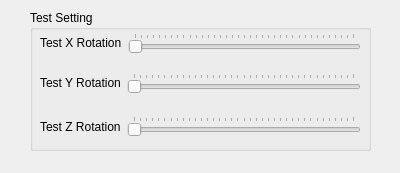
<?xml version="1.0" encoding="UTF-8"?>
<ui version="4.0">
 <class>testGL</class>
 <widget class="QDialog" name="testGL">
  <property name="geometry">
   <rect>
    <x>0</x>
    <y>0</y>
    <width>400</width>
    <height>173</height>
   </rect>
  </property>
  <property name="windowTitle">
   <string>Dialog</string>
  </property>
  <property name="windowIcon">
   <iconset resource="image.qrc">
    <normaloff>:/new/icons/vmvisicon.png</normaloff>:/new/icons/vmvisicon.png</iconset>
  </property>
  <widget class="QGroupBox" name="groupBox">
   <property name="geometry">
    <rect>
     <x>30</x>
     <y>10</y>
     <width>341</width>
     <height>141</height>
    </rect>
   </property>
   <property name="title">
    <string>Test Setting</string>
   </property>
   <widget class="QWidget" name="layoutWidget">
    <property name="geometry">
     <rect>
      <x>10</x>
      <y>20</y>
      <width>321</width>
      <height>26</height>
     </rect>
    </property>
    <layout class="QHBoxLayout" name="horizontalLayout">
     <item>
      <widget class="QLabel" name="labelx">
       <property name="text">
        <string>Test X Rotation</string>
       </property>
      </widget>
     </item>
     <item>
      <widget class="QSlider" name="slidexdir">
       <property name="minimum">
        <number>0</number>
       </property>
       <property name="maximum">
        <number>360</number>
       </property>
       <property name="singleStep">
        <number>3</number>
       </property>
       <property name="orientation">
        <enum>Qt::Horizontal</enum>
       </property>
       <property name="tickPosition">
        <enum>QSlider::TicksAbove</enum>
       </property>
      </widget>
     </item>
    </layout>
   </widget>
   <widget class="QWidget" name="layoutWidget">
    <property name="geometry">
     <rect>
      <x>10</x>
      <y>60</y>
      <width>321</width>
      <height>26</height>
     </rect>
    </property>
    <layout class="QHBoxLayout" name="horizontalLayout_2">
     <item>
      <widget class="QLabel" name="labely">
       <property name="text">
        <string>Test Y Rotation</string>
       </property>
      </widget>
     </item>
     <item>
      <widget class="QSlider" name="slideydir">
       <property name="minimum">
        <number>0</number>
       </property>
       <property name="maximum">
        <number>360</number>
       </property>
       <property name="singleStep">
        <number>3</number>
       </property>
       <property name="orientation">
        <enum>Qt::Horizontal</enum>
       </property>
       <property name="tickPosition">
        <enum>QSlider::TicksAbove</enum>
       </property>
      </widget>
     </item>
    </layout>
   </widget>
   <widget class="QWidget" name="layoutWidget">
    <property name="geometry">
     <rect>
      <x>10</x>
      <y>101</y>
      <width>321</width>
      <height>31</height>
     </rect>
    </property>
    <layout class="QHBoxLayout" name="horizontalLayout_3">
     <item>
      <widget class="QLabel" name="labelz">
       <property name="text">
        <string>Test Z Rotation</string>
       </property>
      </widget>
     </item>
     <item>
      <widget class="QSlider" name="slidezdir">
       <property name="minimum">
        <number>0</number>
       </property>
       <property name="maximum">
        <number>360</number>
       </property>
       <property name="singleStep">
        <number>3</number>
       </property>
       <property name="orientation">
        <enum>Qt::Horizontal</enum>
       </property>
       <property name="tickPosition">
        <enum>QSlider::TicksAbove</enum>
       </property>
      </widget>
     </item>
    </layout>
   </widget>
  </widget>
 </widget>
 <resources>
  <include location="image.qrc"/>
 </resources>
 <connections/>
</ui>
